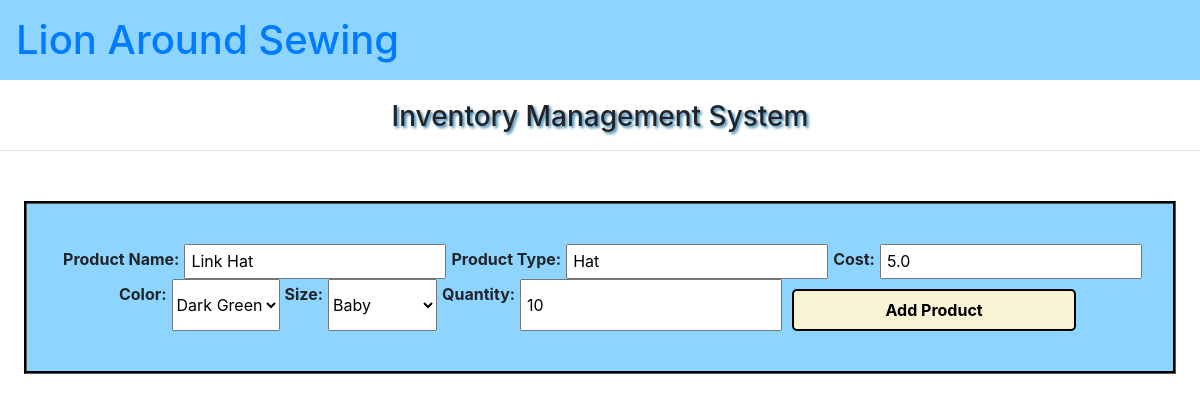
Screenshot of /edit/1 with the database file from the repository.
### accounts/models.py (models this page shows, shortened)
class Product(models.Model):
    COLORS = (
           ('Black', 'Black'),
           ('Blue', 'Blue'),
           ('Dark Green', 'Dark Green'),
           ('Galaxy', 'Galaxy'),
           ('Gray', 'Gray'),
           ('Green', 'Green'),
           ('Orange', 'Orange'),
           ('Pink', 'Pink'),
           ('Purple', 'Purple'),
           ('Red', 'Red'),
           ('Rifle Green', 'Rifle Green'),
           ('Yellow', 'Yellow'),
           ('White', 'White'),
             )
    SIZES = (
           ('Baby', 'Baby'),
           ('Mini', 'Mini'),
           ('Small', 'Small'),
           ('Medium', 'Medium'),
           ('Large', 'Large'),
           ('Extra Large', 'Extra Large'),
            )
    product_Name = models.CharField(max_length=200, null=True)
    product_Type = models.CharField(max_length=200, null=True)
    cost = models.FloatField(null=True)
    color = models.CharField(max_length=200, null = True, choices = COLORS)
    size = models.CharField(max_length=200, null = True, choices = SIZES)
    quantity = models.IntegerField(null=True)

### accounts/views.py (the view)
# urls.py: path('edit/<int:id>', views.editEntry, name = 'edit_product'),
def editEntry(request, id):
    product = Product.objects.get(id=id)
    form = ProductForm(instance=product)
    if request.method == 'POST':
        form = ProductForm(request.POST, instance=product)
        if form.is_valid():
            form.save()
            return redirect(home)
    context = {'form': form}
    return render(request, 'accounts/product_form.html', context)

### accounts/forms.py
class ProductForm(ModelForm):
    class Meta:
        model = Product
        fields ='__all__'

### accounts/templates/accounts/product_form.html (shortened to what this page needs)
{% extends 'main.html' %}
{% load static %}
{% block extended_styling %}
<link rel="stylesheet" type="text/css" href="{% static 'css/edit_form.css' %}">
{% endblock %}
{% block content %}
    <form action="" method= "POST" id="formid">
        {{form}}
        <input type="submit" name="Submit" value="Add Product" class="submit_button">
    </form>
{% endblock %}

### accounts/static/css/edit_form.css (style rules this page uses)
#formid { background-color: #8DD5FF; border: 3px groove #000; margin-left: 2%; margin-right: 2%; margin-top: 50px; padding: 40px 5px 40px 5px; display: flex; flex-wrap: wrap; justify-content: center; }
#formid label { font-weight: bold; padding-right: 5px; padding-left: 5px; padding-top: 3px; }
#formid input { padding-left: 5px; padding-right: 5px; }
.submit_button { background-color:#F9F3D6; width: 25%; margin: 10px 10px 0px 10px; padding: 7px 5px 7px 5px; font-weight: bold; border-radius: 5px; border: 2px solid #000; }

### rows the page displays
Product: product_Name "Link Hat", product_Type "Hat", cost "5.0", color "Dark Green", size "Baby", quantity "10"
